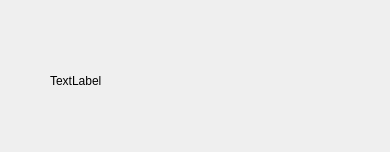
<?xml version="1.0" encoding="UTF-8"?>
<ui version="4.0">
 <class>Message</class>
 <widget class="QWidget" name="Message">
  <property name="geometry">
   <rect>
    <x>0</x>
    <y>0</y>
    <width>390</width>
    <height>152</height>
   </rect>
  </property>
  <property name="windowTitle">
   <string>Form</string>
  </property>
  <widget class="QLabel" name="profile">
   <property name="geometry">
    <rect>
     <x>50</x>
     <y>30</y>
     <width>101</width>
     <height>101</height>
    </rect>
   </property>
   <property name="text">
    <string>TextLabel</string>
   </property>
  </widget>
 </widget>
 <resources/>
 <connections/>
</ui>
